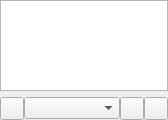
<?xml version="1.0" encoding="UTF-8"?>
<ui version="4.0">
 <class>LibraryPage</class>
 <widget class="QWidget" name="LibraryPage">
  <property name="geometry">
   <rect>
    <x>0</x>
    <y>0</y>
    <width>168</width>
    <height>120</height>
   </rect>
  </property>
  <layout class="QVBoxLayout" name="vlayout">
   <property name="margin">
    <number>0</number>
   </property>
   <item>
    <widget class="ItemView" name="view"/>
   </item>
   <item>
    <layout class="QHBoxLayout" name="hlayout">
     <property name="margin">
      <number>0</number>
     </property>
     <property name="spacing">
      <number>0</number>
     </property>
     <item>
      <widget class="ToolButton" name="libraryUpdate"/>
     </item>
     <item>
      <widget class="GenreCombo" name="genreCombo"/>
     </item>
     <item>
      <widget class="ToolButton" name="addToPlayQueue"/>
     </item>
     <item>
      <widget class="ToolButton" name="replacePlayQueue"/>
     </item>
    </layout>
   </item>
  </layout>
 </widget>
 <customwidgets>
  <customwidget>
   <class>ItemView</class>
   <extends>QTreeView</extends>
   <header>itemview.h</header>
  </customwidget>
  <customwidget>
   <class>GenreCombo</class>
   <extends>QComboBox</extends>
   <header>genrecombo.h</header>
  </customwidget>
  <customwidget>
   <class>ToolButton</class>
   <extends>QToolButton</extends>
   <header>toolbutton.h</header>
  </customwidget>
 </customwidgets>
 <resources/>
 <connections/>
</ui>
